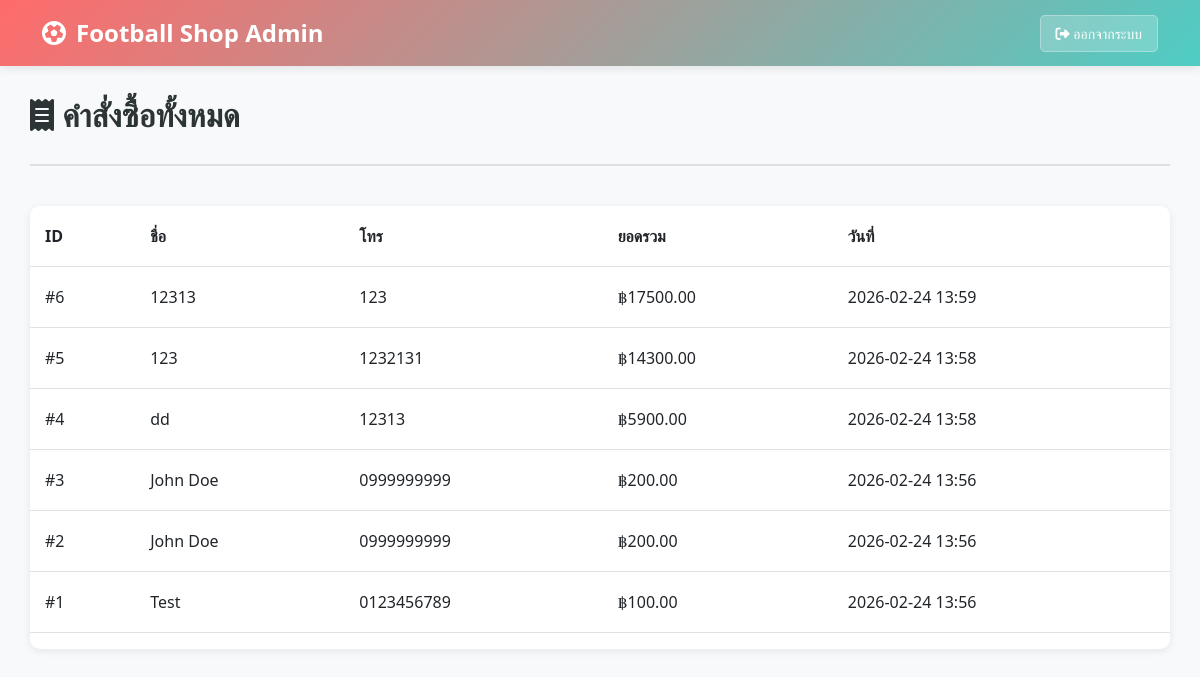
The page /admin/orders (signed in) on the database as committed earlier.
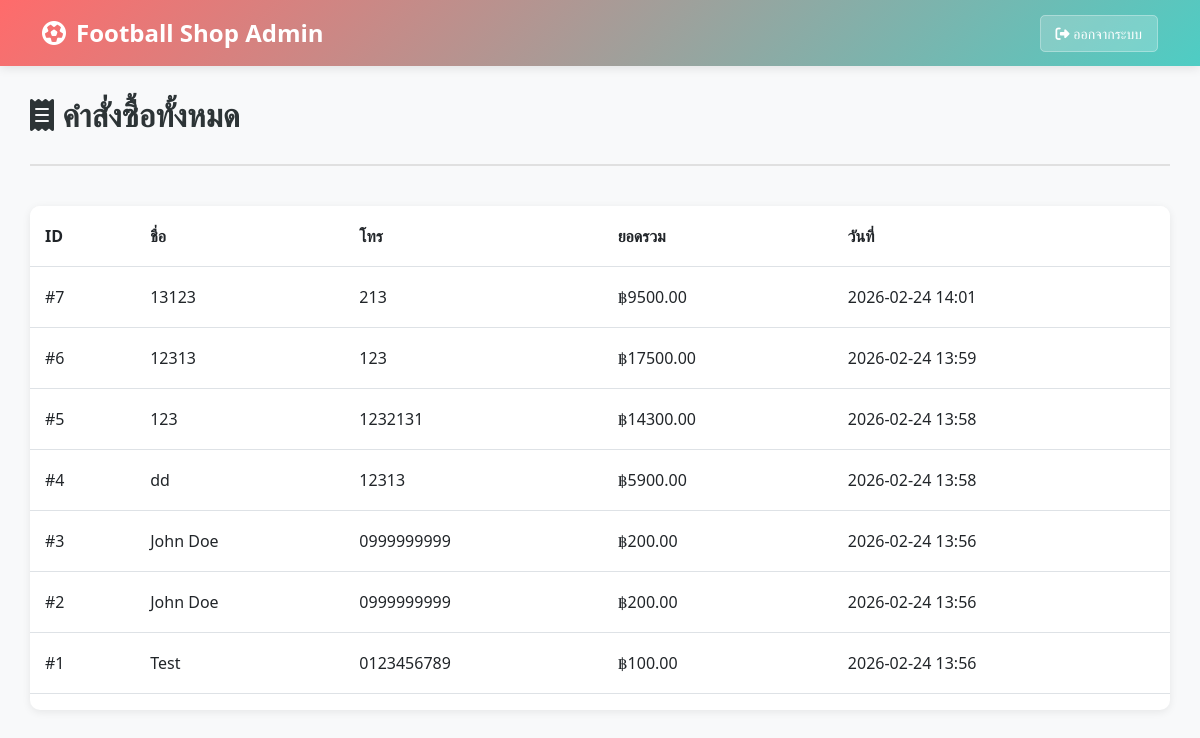
The same page on the database as committed later.
### app.py (models this page shows, shortened)
class Order(db.Model):
    __tablename__ = 'orders'
    id = db.Column(db.Integer, primary_key=True)
    customer_name = db.Column(db.String(120), nullable=False)
    phone = db.Column(db.String(50), nullable=False)
    address = db.Column(db.Text, nullable=False)
    payment_method = db.Column(db.String(50), nullable=False)
    total_price = db.Column(db.Float, nullable=False)
    created_at = db.Column(db.DateTime, nullable=False)
    items = db.relationship('OrderItem', backref='order', cascade='all, delete-orphan')

### app.py (the view)
@app.route('/admin/orders')
def admin_orders():
    if not is_admin_logged_in():
        return redirect(url_for('login'))
    orders = Order.query.order_by(Order.created_at.desc()).all()
    return render_template('admin-orders.html', orders=orders)

### app.py (called while the page is built)
def is_admin_logged_in():
    return session.get('admin_logged_in', False)

### templates/admin-orders.html (shortened to what this page needs)
<!DOCTYPE html>
<html lang="th">
<head>
    <link href="https://cdn.jsdelivr.net/npm/bootstrap@5.3.0/dist/css/bootstrap.min.css" rel="stylesheet">
    <link rel="stylesheet" href="https://cdnjs.cloudflare.com/ajax/libs/font-awesome/6.4.0/css/all.min.css">
</head>
<body>
    <nav class="admin-navbar">
        <div class="container">
            <div class="row align-items-center">
                <div class="col-md-6">
                    <a href="{{ url_for('dashboard') }}" class="admin-navbar-brand">
                        <i class="fas fa-futbol"></i> Football Shop Admin
                    </a>
                </div>
                <div class="col-md-6 text-end">
                    <a href="{{ url_for('logout') }}" class="btn-logout"><i class="fas fa-sign-out-alt"></i> ออกจากระบบ</a>
                </div>
            </div>
        </div>
    </nav>
    <div class="container admin-container">
        <div class="page-header">
            <h1><i class="fas fa-receipt"></i> คำสั่งซื้อทั้งหมด</h1>
        </div>
        {% if orders %}
        <div class="orders-table">
            <table class="table table-hover">
                <thead>
                    <tr>
                        <th>ID</th>
                        <th>ชื่อ</th>
                        <th>โทร</th>
                        <th>ยอดรวม</th>
                        <th>วันที่</th>
                    </tr>
                </thead>
                <tbody>
                    {% for o in orders %}
                    <tr>
                        <td>#{{ o.id }}</td>
                        <td>{{ o.customer_name }}</td>
                        <td>{{ o.phone }}</td>
                        <td>฿{{ "%.2f"|format(o.total_price) }}</td>
                        <td>{{ o.created_at.strftime('%Y-%m-%d %H:%M') }}</td>
                    </tr>
                    {% endfor %}
                </tbody>
            </table>
        </div>
        {% else %}
        <p>ยังไม่มีคำสั่งซื้อ</p>
        {% endif %}
    </div>
</body>
</html>

### templates/admin-orders.html (style rules this page uses)
body { font-family:'Segoe UI', Tahoma, Geneva, Verdana, sans-serif; background:#F8F9FA; color:#2D3436; }
.admin-navbar { background: linear-gradient(135deg, #FF6B6B 0%, #4ECDC4 100%); padding:15px 0; box-shadow:0 2px 10px rgba(0,0,0,0.1); }
.admin-navbar-brand { font-size:24px; font-weight:700; color:white; display:flex; align-items:center; gap:10px; text-decoration:none; }
.btn-logout { background-color: rgba(255,255,255,0.2); color:white; border:1px solid rgba(255,255,255,0.3); padding:8px 15px; border-radius:5px; text-decoration:none; font-size:14px; transition:all 0.3s ease; }
.admin-container { padding:30px 0; }
.page-header { margin-bottom:40px; padding-bottom:20px; border-bottom:2px solid #e0e0e0; }
.page-header h1 { font-size:32px; font-weight:700; margin-bottom:10px; }
.orders-table { background:white; border-radius:10px; overflow:hidden; box-shadow:0 2px 8px rgba(0,0,0,0.08); }
.table th, .table td { padding:18px 15px; vertical-align:middle; }

Rows that differ between the two databases and show on the page:
added Order: id "7", customer_name "13123", phone "213", total_price "9500.00", created_at "2026-02-24 14:01"
